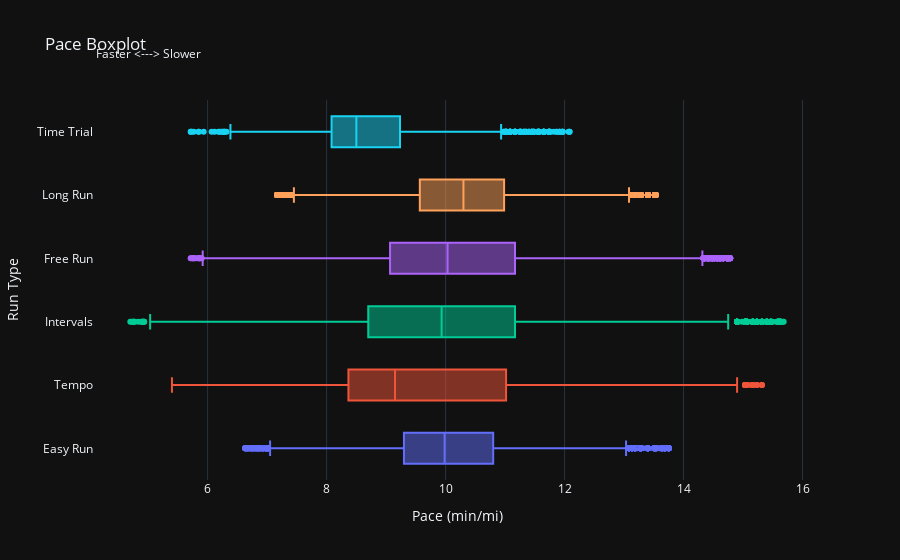

The cell this chart's notebook holds for it:
### Code cell
def exclude_outliers(df, column):
    q1 = df[column].quantile(0.25)
    q3 = df[column].quantile(0.75)
    iqr = q3-q1
    lower_fence = q1 - 1.5 * iqr
    upper_fence = q3 + 1.5 * iqr
    return df[(df[column] >= lower_fence) & (df[column] <= upper_fence)]

fig = go.Figure()
for split in splits:
    split = exclude_outliers(split, 'PaceTime')
    
    run_type = split['run_type'].iloc[0]
    
    # make a boxplot of the paces
    fig.add_trace(go.Box(x=split['PaceTime']/60, name=run_type))
fig.update_layout(title='Pace Boxplot', xaxis_title='Pace (min/mi)', yaxis_title='Run Type', showlegend=False, annotations=[
            dict(
                text="Faster <---> Slower",
                x=0.00000001,
                y=1.15,
                xref="paper",
                yref="paper",
                showarrow=False,
                font=dict(size=12)
            )
        ])
fig.show()

### Figure 1 — Plotly figure (JSON) as saved in the notebook; plotly's stock layout.template omitted (floating-point values rounded to 4 significant figures; data arrays with more than 128 entries replaced by an {"elided": "..."} marker saying what was removed)
{"data": [{"name": "Easy Run", "x": {"elided": "13900 float values"}, "type": "box"}, {"name": "Tempo", "x": {"elided": "3134 float values"}, "type": "box"}, {"name": "Intervals", "x": {"elided": "16803 float values"}, "type": "box"}, {"name": "Free Run", "x": {"elided": "26317 float values"}, "type": "box"}, {"name": "Long Run", "x": {"elided": "15177 float values"}, "type": "box"}, {"name": "Time Trial", "x": {"elided": "1350 float values"}, "type": "box"}], "layout": {"title": {"text": "Pace Boxplot"}, "xaxis": {"title": {"text": "Pace (min/mi)"}}, "yaxis": {"title": {"text": "Run Type"}}, "showlegend": false, "annotations": [{"font": {"size": 12}, "showarrow": false, "text": "Faster <---> Slower", "x": 1e-08, "xref": "paper", "y": 1.15, "yref": "paper"}]}}
